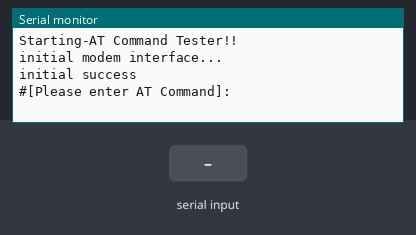
The sketch below on a simulated Arduino Mega 2560, built with avr-gcc and run on an emulated ATmega2560. Parts: the last lines printed to the serial monitor. Inputs (shaded band) come from the test bench. Random numbers use the default seed unless the sketch sets one.

Above: at 4.2 s.
4.3 s: "90,45\n" received over Serial
At 6.4 s:
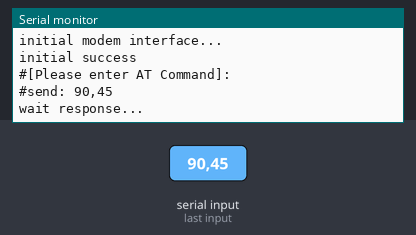
6.8 s: "90,45\n" received over the second serial link
8.3 s: "0\n" received over Serial
At 10.3 s:
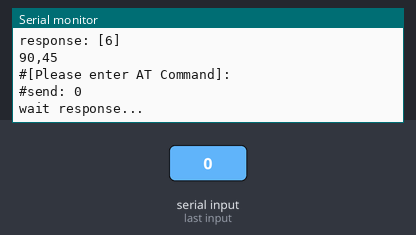
10.8 s: "0\n" received over the second serial link
12.3 s: "1,90,45\n" received over Serial
At 13.8 s:
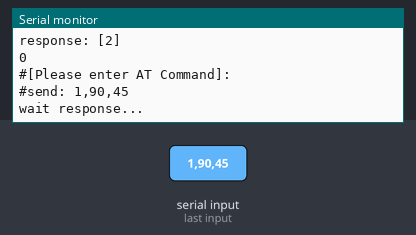

The sketch:

test_true_nb_AT_Comand.ino
```cpp
/**********
 * for Send AT Command from PC(Serial Monitor) to BC95-True IoT
 *
 ********/
#include "True_NB_bc95.h"
#include <AltSoftSerial.h>

AltSoftSerial Serial2;

True_NB_bc95 modem;
String end_line = "\r\n";

void setup()
{

  Serial.begin(9600);   // Connect PC
  Serial2.begin(9600);  // connect BC95

  delay(3000);
  Serial.println("Starting-AT Command Tester!!");
  Serial.println("initial modem interface...");
  modem.init(Serial2);
  //modem.initModem();

  Serial.println("initial success\r\n");
  Serial.println("#[Please enter AT Command]:");
}

void loop()
{
  String pc_at_cmd = "";
  char bc95_resp[MODEM_RESP];
  int bc95_resp_len;

  if (Serial.available() > 0)
  {
    // clear buffer
    bc95_resp[0] = '\0';
    bc95_resp_len = 0;
    pc_at_cmd = "";

    // read PC command
    pc_at_cmd = Serial.readString();
    Serial.print("#send: ");
    Serial.print(pc_at_cmd);

    // send modem
    Serial.println("\r\nwait response...");
    pc_at_cmd = pc_at_cmd + end_line;
    bc95_resp_len = modem.send_AT_cmd(pc_at_cmd, &bc95_resp[0]);

    Serial.println("response: [" + String(bc95_resp_len) + "]");
    Serial.print(bc95_resp);
    Serial.println("#[Please enter AT Command]:");

  }

}
```

True_NB_bc95.cpp
```cpp
/*
TRUE_NB_BC95 v1.0
Author: True IoT
Create Date: 1 May 2018
Modified: 16 May 2018
Released for Maker and Develper
Modified : 2018.JUN.1
Re-coding to compatible with IoTtweet.com
*/


#include "True_NB_bc95.h"

bool True_NB_bc95::reboot() {
  MODEM_SERIAL->println("AT+NRB");
}

void True_NB_bc95::init(Stream &serial) {
  MODEM_SERIAL = &serial;
}

String True_NB_bc95::getIMEI()
{
  MODEM_SERIAL->println(F("AT+CGSN=1"));
  char waitForCGSN[] = "+CGSN:";
  String re_str;
  re_str = expect_rx_str(1000, waitForCGSN, 6);

  if (re_str != "") {
    return re_str;
  }
  return "";
}

String True_NB_bc95::getIMSI()
{
  MODEM_SERIAL->println(F("AT+CIMI"));
  char waitForMISI[] = "\r\n";
  String re_str;
  re_str = expect_rx_str(1000, waitForMISI, 2);

  if (re_str != "") {
    return re_str;
  }
  return "";
}


bool True_NB_bc95::check_match( char target[], char pattern[], int len_check) {
  int target_length = strlen(target);
  int count = 0;
  for (int i = 0; i < target_length; i++) {
    // find the 1st char in target
    if ( target[i] == pattern[0] ) {
      // start at index of target[index] that match[pattern]
      // loop and count the match char
      for (int j = 0; j < len_check; j++) {
        if ( target[i] == pattern[j]) {
          count++;
          i++;
        }
      }// for loop all char in pattern
    } // if target
  }// for
  if ( count == len_check ) {
    return true;
  }
  return false;
}


int True_NB_bc95::check_match_index( char target[], char pattern[], int len_check) {
  int target_length = strlen(target);
  int count = 0;
  int i = 0, index = 0;
  for (i = 0; i < target_length; i++) {
    // find the 1st char in target
    if ( target[i] == pattern[0] ) {
      // start at index of target[index] that match[pattern]
      // loop and count the match char
      for (int j = 0; j < len_check; j++) {
        if ( target[i] == pattern[j]) {
          count++;
          index = i;
          i++;
        }
      }// loop all char in pattern
    }
  }
  if ( count == len_check ) {
    return index;
  }
  return -1;
}


String True_NB_bc95::expect_rx_str( unsigned long period, char exp_str[], int len_check) {
  unsigned long cur_t = millis();
  unsigned long start_t = millis();
  bool str_found = 0;
  bool time_out = 0;
  bool loop_out = 0;
  int i = 0;
  int found_index = 0, end_index = 0;
  int modem_said_len = 0;
  char c;
  char modem_said[MODEM_RESP];
  String re_str;
  char str[BUF_MAX_SIZE];
  char *x;

  while ( !loop_out ) {
    if (MODEM_SERIAL->available()) {
      c = MODEM_SERIAL->read();
      modem_said[i++] = c;
    }
    else {
    }
    cur_t = millis();
    if ( cur_t - start_t > period ) {
      time_out = true;
      start_t = cur_t;
      loop_out = true;
    }
  }//while
  modem_said[i] = '\0';
  end_index = i;
  x = strstr(modem_said, exp_str) ;
  found_index = x ? x - modem_said : -1;
  if ( found_index >= 0  ) {
    i = 0;
    while ( modem_said[found_index + i + len_check] != 0x0D | i == 0) {
      str[i] = modem_said[found_index + i + len_check];
      re_str += String(str[i]);
      i++;
    }
    str[i] = '\0';
    return re_str;
  }
  return "";
}


bool True_NB_bc95::initModem() {
  Serial.println(F("######### True_NB_BC95 Library by TrueIoT V1.0 ##########"));
  Serial.println( "initial Modem to connect NB-IoT Network" );
  MODEM_SERIAL->println(F("AT+NRB"));
  delay(5000);
  char waitForReboot[] = "REBOOT";
  if ( expect_rx_str(2000, waitForReboot, 6) != "" ) {
    Serial.println("Reboot done Connecting to Network");
  }
  MODEM_SERIAL->println(F("AT+CFUN=1"));
  delay(2000);
  MODEM_SERIAL->println(F("AT"));
  delay(1000);
}

bool True_NB_bc95::check_modem_status() {

  MODEM_SERIAL->println(F("AT"));
  char waitForOK[] = "OK";
  if ( expect_rx_str(2000, waitForOK, 2) != "" ) {
    return true;
  }
  return false;
}

bool True_NB_bc95::register_network() {
  bool regist = 0;
  delay(2000);
  MODEM_SERIAL->println(F("AT+CGATT=1"));
  delay(3000);
  MODEM_SERIAL->println(F("AT+CGATT?"));
  delay(1000);
  char waitForCGATT[] = "+CGATT:1";
  if (expect_rx_str(1000, waitForCGATT, 8 ) != "" ) {
    Serial.println("regiester network Done");
    return true;
  }
  else {
    Serial.println("register network Fail!");
    return false;
  }
}

String True_NB_bc95::check_ipaddr() {
  MODEM_SERIAL->println(F("AT+CGPADDR=0"));
  delay(1000);
  char waitForCGPADDR[] = "+CGPADDR:0,";
  String re_str;
  re_str = expect_rx_str(1000, waitForCGPADDR, 11 );
  if ( re_str != "" ) {
    return re_str;
  }
  return "";
}

bool True_NB_bc95::check_incoming_msg() {
  char strCmd[BUF_MAX_SIZE / 2];
  bool found = false;
  int totalSocket = 1;
  String checkIncmd = "AT+NSORF= ,8\r\n";
  for (int j = 0; j < totalSocket; j++) {
    for (int i = 0; i < 14; i++) {
      if (i == 9) {
        MODEM_SERIAL->print(j);
      }
      else {
        strCmd[i] = checkIncmd[i];
        MODEM_SERIAL->print( strCmd[i]);
      }
    }// for i
  }//for j
  char waitForNSONMI[] = "+NSONMI:0,8";
  if ( expect_rx_str(1000, waitForNSONMI, 11) != "" ) {
    //Serial.println( " There is a message need to read" );
    return true;
  }
  return false;
}

int True_NB_bc95::check_modem_signal() {
  char resp_result[BUF_MAX_SIZE];
  int index = 0;
  int ssi;
  char ssi_str[3];
  MODEM_SERIAL->println("AT+CSQ");
  char waitForCSQ[] = "+CSQ:";
  String re_str;
  re_str = expect_rx_str( 1000, waitForCSQ, 5);
  if ( re_str != "" ) {
    ssi_str[0] = re_str[0];
    // check the next char is not "," It is not single digit
    if ( re_str[1] != 0x2c) {
      //Serial.println( resp_result[index+2]);
      ssi_str[1] = re_str[1];
      ssi_str[2] = '\0';
      ssi = atoi(ssi_str);
      ssi = -1 * (113 - ssi * 2);
      return ssi;
    }
    // it is single digit
    ssi_str[1] = '\0';
    ssi = atoi(ssi_str);
    ssi = -1 * (113 - ssi * 2);
    return ssi;
  }
  else {
    return -200;
  }

}

bool True_NB_bc95::create_UDP_socket(int port, char sock_num[]) {

  MODEM_SERIAL->print(F("AT+NSOCR=DGRAM,17,"));
  MODEM_SERIAL->print( port );
  MODEM_SERIAL->println(F(",1"));
  delay(2000);
  if ( expect_rx_str(1000, sock_num, 1) != "" ) {
    return true;
  }
  return false;
}

bool True_NB_bc95::postRequest(char token[], char payload[], CoapPacketTrueIoT *packet) {

  int token_len, payload_len;
  token_len = strlen(token);
  payload_len = strlen(payload);
  uint8_t header_token_len = 0x04;
  packet->ver = COAP_VER;
  packet->type = COAP_TYPE_CON;
  packet->ver_type_tokenlen = packet->ver << 6 | (packet->type & 0x03) << 4 | (header_token_len & 0x0F) ;
  packet->code[0] = 0x30;
  packet->code[1] = COAP_POST | 0x30;
  for (int i = 0; i < 4; i++) {
    packet->messageid[i] = random(0, 9) | 0x30;
  }
  for (int i = 0; i < 8; i++) {
    packet->token[i] = random(0, 9) | 0x30;
  }
  packet->option_1_name_path[0] = 0x42;
  packet->option_1_name_path[1] = 0x33;
  packet->option_1_name_path[2] = 0x36;
  packet->option_1_name_path[3] = 0x31;
  packet->option_1_name_path[4] = 0x37;
  packet->option_1_name_path[5] = 0x30;
  packet->option_1_name_path[6] = 0x36;
  packet->option_1_name_path[7] = 0x39;
  packet->option_2_length[0] = 0x30;
  packet->option_2_length[1] = 0x32;
  packet->option_2_ver[0] = 0x37;
  packet->option_2_ver[1] = 0x36;
  packet->option_2_ver[2] = 0x33;
  packet->option_2_ver[3] = 0x31;
  packet->option_3_dev_token_len[0] = 0x30;
  packet->option_3_dev_token_len[1] = 0x44;
  packet->option_3_dev_token_ext_len[0] = 0x30;
  packet->option_3_dev_token_ext_len[1] = 0x37;

  for ( int i = 0; i < token_len; i++) {
    packet->option_3_dev_token[i] = token[i];
  }
  packet->option_4_len_telemetry_word[0] = 0x30;
  packet->option_4_len_telemetry_word[1] = 0x39;
  packet->option_4_telemetry_word[0] = 0x37;
  packet->option_4_telemetry_word[1] = 0x34;
  packet->option_4_telemetry_word[2] = 0x36;
  packet->option_4_telemetry_word[3] = 0x35;
  packet->option_4_telemetry_word[4] = 0x36;
  packet->option_4_telemetry_word[5] = 0x43;
  packet->option_4_telemetry_word[6] = 0x36;
  packet->option_4_telemetry_word[7] = 0x35;
  packet->option_4_telemetry_word[8] = 0x36;
  packet->option_4_telemetry_word[9] = 0x44;
  packet->option_4_telemetry_word[10] = 0x36;
  packet->option_4_telemetry_word[11] = 0x35;
  packet->option_4_telemetry_word[12] = 0x37;
  packet->option_4_telemetry_word[13] = 0x34;
  packet->option_4_telemetry_word[14] = 0x37;
  packet->option_4_telemetry_word[15] = 0x32;
  packet->option_4_telemetry_word[16] = 0x37;
  packet->option_4_telemetry_word[17] = 0x39;
  packet->option_4_endmask[0] = 0x46;
  packet->option_4_endmask[1] = 0x46;

  for ( int i = 0; i <= payload_len; i++) {
    packet->buffer[i] = payload[i];
  }


}

bool True_NB_bc95::sendUDPPacket2(char socknum[], String remoteIP, int remotePort, CoapPacketTrueIoT *packet, int json_len) {

  char buff[BUF_MAX_SIZE];
  // count header until 0XFF end mask  before json data, len=95
  int len = 96;
  len = (len + json_len * 2) / 2;
  sprintf(buff, "%s,%s,%d,%d,", socknum, remoteIP.c_str(), remotePort, len);
  MODEM_SERIAL->print(F("AT+NSOST="));
  MODEM_SERIAL->print(buff);


  MODEM_SERIAL->print( packet->ver_type_tokenlen, HEX);
  MODEM_SERIAL->write( packet->code, 2);
  MODEM_SERIAL->write( packet->messageid, 4);
  MODEM_SERIAL->write( packet->token, 8);
  MODEM_SERIAL->write( packet->option_1_name_path, 8 );
  MODEM_SERIAL->write( packet->option_2_length, 2);
  MODEM_SERIAL->write( packet->option_2_ver, 4);
  MODEM_SERIAL->write( packet->option_3_dev_token_len, 2);
  MODEM_SERIAL->write( packet->option_3_dev_token_ext_len, 2);

  for (int i = 0; i < 20; i++) {
    MODEM_SERIAL->print( packet->option_3_dev_token[i], HEX);
  }
  MODEM_SERIAL->write( packet->option_4_len_telemetry_word, 2);
  MODEM_SERIAL->write( packet->option_4_telemetry_word, 18);
  MODEM_SERIAL->write( packet->option_4_endmask, 2);

  for (int i = 0; i < json_len; i++) {
    MODEM_SERIAL->print( packet->buffer[i], HEX);
  }
  MODEM_SERIAL->print("\r\n");

}

bool True_NB_bc95::sendUDPstr(String ip, String port, String data) {

  int str_len = data.length();
  char buffer[str_len+2];
  data.toCharArray(buffer, str_len+1);

  /* Start AT command */
  MODEM_SERIAL->print(F("AT+NSOST=0"));
  MODEM_SERIAL->print(F(","));
  MODEM_SERIAL->print(ip);
  MODEM_SERIAL->print(F(","));
  MODEM_SERIAL->print(port);
  MODEM_SERIAL->print(F(","));
  MODEM_SERIAL->print(String(str_len));
  MODEM_SERIAL->print(F(","));

  /* Fetch print data in hex format */
  char *h_buf;
  h_buf = buffer;
  char fetch[3] = "";
  bool chk = false;
  int i=0;

  while(*h_buf)
  {
    chk = itoa((int)*h_buf,fetch,16);
    if(chk){
      MODEM_SERIAL->print(fetch);
    }
    h_buf++;
  }
  MODEM_SERIAL->print("\r\n");

}

String True_NB_bc95::WriteDashboardIoTtweet(String userid, String key, float slot0, float slot1, float slot2, float slot3, String tw, String twpb){

  _userid = userid;
  _key = key;
  _slot0 = slot0;
  _slot1 = slot1;
  _slot2 = slot2;
  _slot3 = slot3;
  _tw = tw;
  _twpb = twpb;

  Serial.println("------ Send to Cloud.IoTtweet -------");
             _packet = _userid;
             _packet += ":";
             _packet += _key;
             _packet += ":";
             _packet += String(_slot0);
             _packet += ":";
             _packet += String(_slot1);
             _packet += ":";
             _packet += String(_slot2);
             _packet += ":";
             _packet += String(_slot3);
             _packet += ":";
             _packet += _tw;
             _packet += ":";
             _packet += _twpb;

  Serial.println("packet sent : " + String(_packet));
  Serial.println("--------------------------------------");

  sendUDPstr(IoTtweetNBIoT_HOST, IoTtweetNBIoT_PORT, _packet);
  return "OK";

}

/****8
 * send_at_cmd() : for send direct and get response with BC95
 * input : AT Command set
 * Output : String response from BC95 (res_str) and length
 */
int True_NB_bc95::send_AT_cmd(String at_cmd, char *res_str /*out put*/)
{
  int re_len = 0;

  MODEM_SERIAL->println(at_cmd);
  delay(1500);
  re_len = bc95_response(res_str);
  return re_len;
}

int True_NB_bc95::bc95_response(char *modem_said /*out put*/)
{
  int end_index = 0;
  char c;

  while( MODEM_SERIAL->available() )
  {
      modem_said[end_index++] = MODEM_SERIAL->read();
  }

  modem_said[end_index] = '\0';
  return end_index;
}
```

True_NB_bc95.h
```cpp
#include <Stream.h>
#include <Arduino.h>

#define COAP_HEADER_SIZE 4
#define COAP_OPTION_HEADER_SIZE 1
#define COAP_PAYLOAD_MARKER 0xFF
#define MAX_OPTION_NUM 10
#define BUF_MAX_SIZE 64
#define COAP_DEFAULT_PORT 5683


#define COAP_VER 1
#define COAP_TYPE_CON  0
#define COAP_TYPE_NONCON  1
#define COAP_TYPE_ACK  2
#define COAP_TYPE_RESET  3
#define COAP_GET  1
#define COAP_POST  2
#define COAP_PUT  3
#define COAP_DELETE  4

#define MODEM_RESP 512 // default 128

/* Dashboard Partner parameter : IoTtweet.com */
#define IoTtweetNBIoT_HOST "35.185.177.33"    // - New Cloud IoTtweet server
#define IoTtweetNBIoT_PORT "5683"             // - Default udp port

class CoapPacketTrueIoT {
  public:
    uint8_t ver;
    uint8_t type;
    uint8_t tokenlen;
    uint8_t ver_type_tokenlen;
    uint8_t code[2];
    uint8_t messageid[4];
    uint8_t token[8];
    uint8_t option_1_name_path[8];
    uint8_t option_2_length[2];
    uint8_t option_2_ver[4];
    uint8_t option_3_dev_token_len[2];
    uint8_t option_3_dev_token_ext_len[2];
    uint8_t option_3_dev_token[20];
    uint8_t option_4_len_telemetry_word[2];
    uint8_t option_4_telemetry_word[18];
    uint8_t option_4_endmask[2];
    uint8_t buffer[BUF_MAX_SIZE];

};


class True_NB_bc95 {
  public:
    void init(Stream &serial);
    bool reboot();
    String getIMSI();
    String getIMEI();
    bool closeUDPSocket();
    bool check_match( char target[], char pattern[], int len_check);
    int check_match_index( char target[], char pattern[], int len_check );
    String expect_rx_str( unsigned long period, char exp_str[], int len_check);
    bool initModem();
    bool check_modem_status();
    bool register_network();
    String check_ipaddr();
    bool check_incoming_msg();
    int check_modem_signal();
    bool create_UDP_socket(int port, char sock_num[]);
    bool postRequest(char token[], char payload[], CoapPacketTrueIoT *packet);
    bool sendUDPPacket2(char socknum[], String remoteIP, int remotePort, CoapPacketTrueIoT *packet, int json_len);

    bool sendUDPstr(String ip, String port, String data);
    String WriteDashboardIoTtweet(String userid, String key, float slot0, float slot1, float slot2, float slot3, String tw, String twpb);

    // AT-Command direct
    int send_AT_cmd(String at_cmd, char *res_str);
    int bc95_response(char *res_str);

  private:
    Stream* MODEM_SERIAL;
    String _packet, _userid, _key, _tw, _twpb;
    float _slot0, _slot1, _slot2, _slot3;

};
```

Measured:
- after the input at 4.3 s, the serial monitor: prints a new line after 1.0 s (image 1)
- after the input at 8.3 s, the serial monitor: prints a new line after 1.0 s (image 2)
- after the input at 12.3 s, the serial monitor: prints a new line after 1.0 s (image 3)
